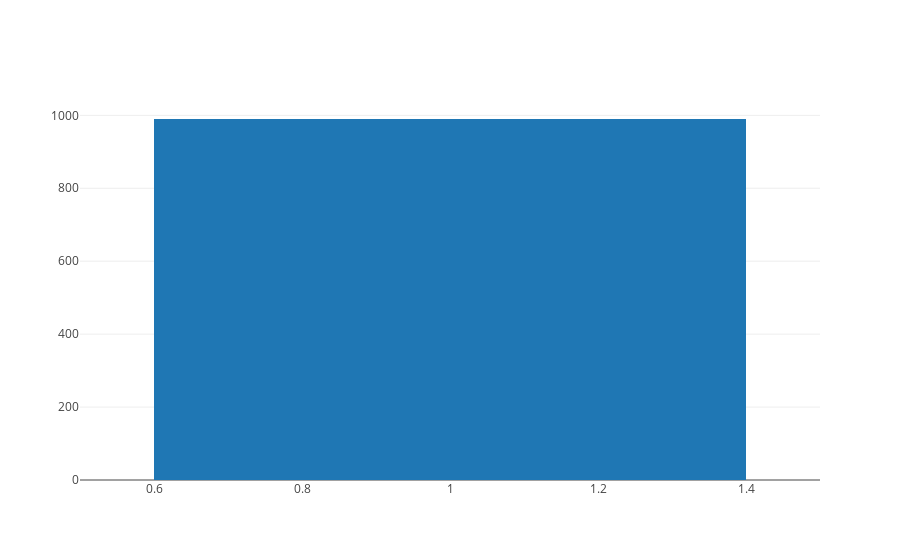

Notebook cell for this chart:
### Code cell
work_stats = pipeline.stats()

t, c = work_stats.item_cycle_time_histogram(time_resolution=1.0)

data = [plotly.graph_objs.Bar(x=t, y=c)]
plotly.offline.iplot(data, filename='cycle_time_distribution.html')

### Figure 1 — Plotly figure (JSON) as saved in the notebook; plotly's stock layout.template omitted (floating-point values rounded to 4 significant figures)
{"data": [{"type": "bar", "x": [1], "y": [990]}], "layout": {}}
